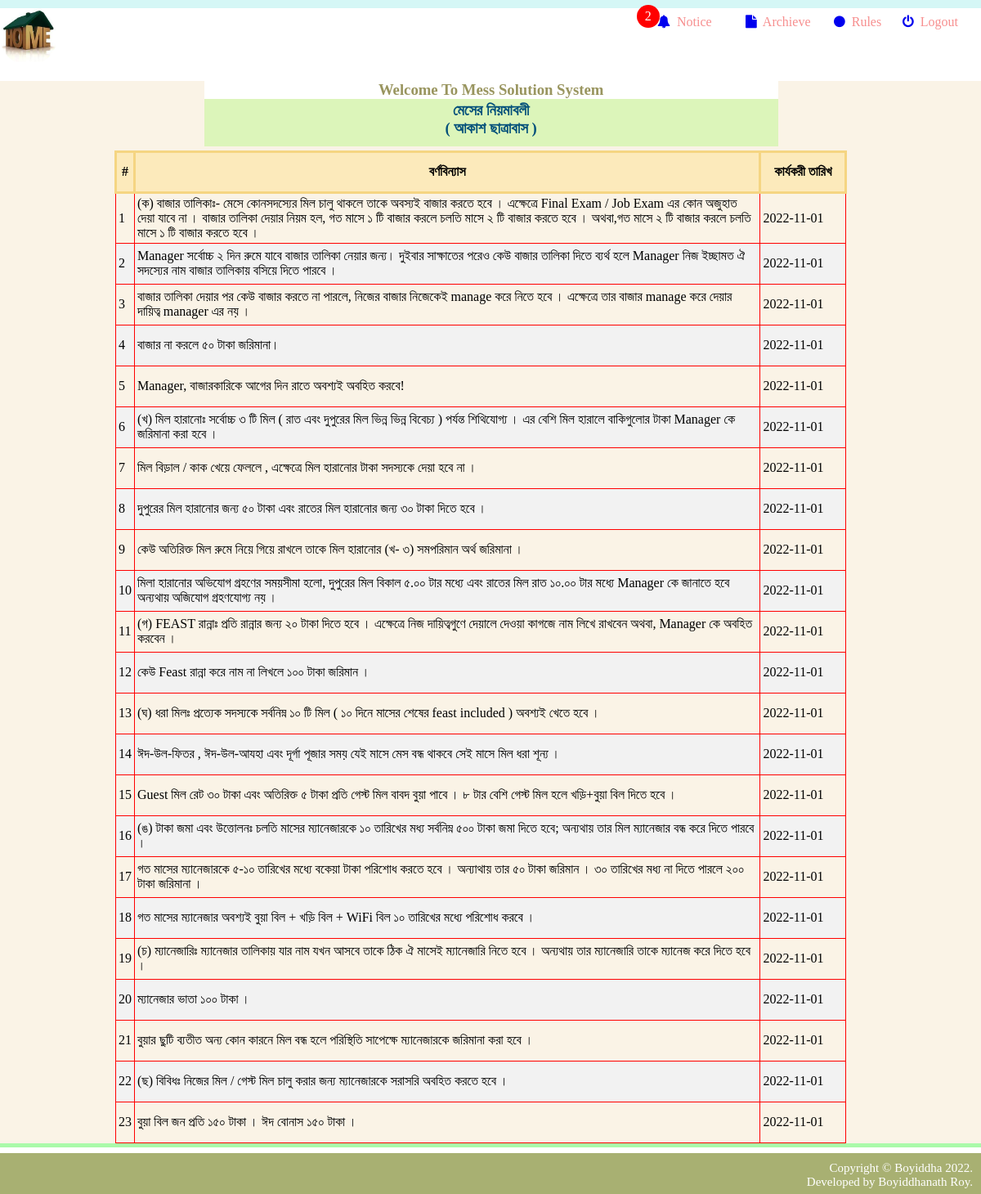
Screenshot of /member/rules.php (signed in) with the database file from the repository.
### tables this page shows
CREATE TABLE `rules` (
  `sl_no` int(11) NOT NULL,
  `description` varchar(500) NOT NULL,
  `effective_date` date NOT NULL
);

### member/rules.php (the view, shortened to what this page needs)
<?php
	include 'database/Connection.php';
?>
<html lang="en">
<head>
	<link rel="stylesheet" href="https://cdnjs.cloudflare.com/ajax/libs/font-awesome/4.7.0/css/font-awesome.min.css">
</head>
<body>
	<div class="first">
    </div>
	<div class="navbar">
	    <div class="nav1">
			<a class="home" href="index.php" ><img width="70px" height="70px" src="img/logo.jpg"></a>
		</div>
		 <div class="nav2">
			<a href="notice.php" class="notification" style="text-decoration:none;">
					<?php
						$q="select * from noticeboard";
						$res=$conn->query($q);
						$num=$res->num_rows;
						if($num>0){
					?>
						<span class="badge"> <?php echo $num;  ?> </span>
					<?php
						}
					?>
				<i class="fa fa-bell"></i>&nbsp <span style="color:#f78f8f;">Notice</span>
			</a>
		 </div>
		 <div class="nav3">
			<a href="archieve.php" style="text-decoration:none;">
				<i class="fa fa-file"></i>&nbsp <span style="color:#f78f8f;">Archieve</span>
			</a>
		 </div>
		<div class="nav4">
			<a href="rules.php" style="text-decoration:none;">
				<i class="fa fa-circle"></i>&nbsp <span style="color:#f78f8f;">Rules</span>
			</a>
		 </div>
		 <div class="nav5">
			<a href="logout.php" style="text-decoration:none;">
				<i class="fa fa-power-off"></i>&nbsp <span style="color:#f78f8f;">Logout</span>
			</a>
		 </div>
	</div>
	<div class="container">
		<div class="child">
			<h3 style="margin-left:12%;text-align: center;color:#99955f;height:30px;background:white;width:65%;" >Welcome To Mess Solution System
			<p class="child2" > মেসের নিয়মাবলী <br> ( আকাশ ছাত্রাবাস ) </p>
		</div>
		<div class="wrap">
			<div class ="wrp">
				<table >
					<thead >
						<tr >
							<th>#</th>
							<th>বর্ণবিন্যাস </th>
							<th style="width:100px;" >কার্যকরী তারিখ</th>
						</tr>
					</thead>
					<tbody>
					  <?php
							$query = "SELECT * FROM rules";
							$rs = $conn->query($query);
							$num = $rs->num_rows;
							$sn=0;
							if($num > 0){
								while ($rows = $rs->fetch_assoc()) {
									$sn = $sn + 1;
									echo"
										<tr>
										<td>".$sn."</td>
										<td>".$rows['description']."</td>
										<td>".$rows['effective_date']."</td>
										</tr>";
								}
							}
							else{
								 echo "<div class='alert'>
									<span class='closebtn' onclick=\"this.parentElement.style.display='none';\">&times;</span>
									<strong>No Record Found!</strong>
									</div>";
							}
						  ?>
					</tbody>
				</table>
			</div>
		</div>
	</div>
	<div style="margin:0;padding:0;background-color:#aafaaa;height:5px;"></div>
	<div class="footer">
		Copyright &copy; Boyiddha 2022.<br> Developed by Boyiddhanath Roy.
	</div>
</body>
</html>

### member/rules.php (style rules this page uses)
body { margin:0; padding:0; }
.first { background-color: #d5f7f6; height:10px; }
.nav1 { width:67%; float:left; padding-top:0px; }
.home { -webkit-transition-duration: 0.4s; transition-duration: 0.4s; }
.nav2 { width:9%; float:left; text-align:left; padding-top:8px; color:#f78f8f; }
.nav3 { width:9%; float:left; text-align:left; padding-top:8px; color:#f78f8f; }
.nav4 { width:7%; float:left; text-align:left; padding-top:8px; color:#f78f8f; }
.nav5 { width:8%; float:left; text-align:left; padding-top:8px; color:#f78f8f; }
.container { background-color:#faf3e6; min-height:477px; }
.child { margin-left:10%; margin-bottom:10px; }
.child2 { position:relative; margin:0; background-color:#dcf5ba; height:55px; color:#02507a; text-align:center; padding-top:3px; animation:title; animation-duration:3s; animation-iteration-count:infinite; }
.wrap { margin-left:10%; margin-top:48px; height:auto; }
.wrp { margin-left:20px; margin-top:5px; height:auto; width:83%; overflow-x:auto; overflow-y:scroll; }
table { border-collapse: collapse; border-spacing: 0; border: 1px solid green; width:auto; margin-top:7px; }
td { text-align: left; padding:3px; border: 1px solid red; }
tr { height:50px; }
th { height:35px; text-aign:left; border:3px solid #f5d582 ; position:sticky; top: 0px; background:#fceabb; }
tr:nth-child(even) { background-color: #f2f2f2 }
.navbar:after { content: ''; display: table; clear: both; }
.wrap:after { content:''; display:table; clear:both; }
.notification { position: relative; }
.notification .badge { position: absolute; top: -12px; right: 64px; padding: 5px 10px; border-radius: 50%; background-color: red; color: white; }
.footer { background-color: #a8b072; color: white; padding: 10px; text-align: right; font-size: 15px; height:30px; margin-top:7px; }
.footer::after { display: table; content: ''; clear: both; }
img { border-radius:50px; }

### rows the page displays
rules: description "(ক) বাজার তালিকাঃ- মেসে কোনসদস্যের মিল চালু থাকলে তাকে অবস্যই বাজার করতে হবে । এক্ষেত্রে Final Exam / Job Exam এর কোন অজুহাত দেয়া যাবে না । বাজার তালিকা দেয়ার নিয়ম হল, গত মাসে ১ টি বাজার করলে চলতি মাসে ২ টি বাজার করতে হবে । অথবা,গত মাসে ২ টি বাজার করলে চলতি মাসে ১ টি বাজার করতে হবে ।", effective_date "2022-11-01"
rules: description "Manager সর্বোচ্চ ২ দিন রুমে যাবে বাজার তালিকা নেয়ার জন্য। দুইবার সাক্ষাতের পরেও কেউ বাজার তালিকা দিতে ব্যর্থ হলে Manager নিজ ইচ্ছামত ঐ সদস্যের নাম বাজার তালিকায় বসিয়ে দিতে পারবে ।", effective_date "2022-11-01"
rules: description "বাজার তালিকা দেয়ার পর কেউ বাজার করতে না পারলে, নিজের বাজার নিজেকেই manage করে নিতে হবে । এক্ষেত্রে তার বাজার manage করে দেয়ার দায়িত্ব manager এর নয় ।", effective_date "2022-11-01"
rules: description "বাজার না করলে ৫০ টাকা জরিমানা।", effective_date "2022-11-01"
rules: description "Manager, বাজারকারিকে আগের দিন রাতে অবশ্যই অবহিত করবে!", effective_date "2022-11-01"
rules: description "(খ) মিল হারানোঃ সর্বোচ্চ ৩ টি মিল ( রাত এবং দুপুরের মিল ভিন্ন ভিন্ন বিবেচ্য ) পর্যন্ত শিথিযোগ্য । এর বেশি মিল হারালে বাকিগুলোর টাকা Manager কে জরিমানা করা হবে ।", effective_date "2022-11-01"
rules: description "মিল বিড়াল / কাক খেয়ে ফেললে , এক্ষেত্রে মিল হারানোর টাকা সদস্যকে দেয়া হবে না ।", effective_date "2022-11-01"
rules: description "দুপুরের মিল হারানোর জন্য ৫০ টাকা এবং রাতের মিল হারানোর জন্য ৩০ টাকা দিতে হবে ।", effective_date "2022-11-01"
rules: description "কেউ অতিরিক্ত মিল রুমে নিয়ে গিয়ে রাখলে তাকে মিল হারানোর (খ- ৩) সমপরিমান অর্থ জরিমানা ।", effective_date "2022-11-01"
rules: description "মিলা হারানোর অভিযোগ গ্রহণের সময়সীমা হলো, দুপুরের মিল বিকাল ৫.০০ টার মধ্যে এবং রাতের মিল রাত ১০.০০ টার মধ্যে Manager কে জানাতে হবে অন্যথায় অজিযোগ গ্রহণযোগ্য নয় ।", effective_date "2022-11-01"
rules: description "(গ) FEAST রান্নাঃ প্রতি রান্নার জন্য ২০ টাকা দিতে হবে । এক্ষেত্রে নিজ দায়িত্বগুণে দেয়ালে দেওয়া কাগজে নাম লিখে রাখবেন অথবা, Manager কে অবহিত করবেন ।", effective_date "2022-11-01"
rules: description "কেউ Feast রান্না করে নাম না লিখলে ১০০ টাকা জরিমান ।", effective_date "2022-11-01"
rules: description "(ঘ) ধরা মিলঃ প্রত্যেক সদস্যকে সর্বনিম্ন ১০ টি মিল ( ১০ দিনে মাসের শেষের feast included ) অবশ্যই খেতে হবে ।", effective_date "2022-11-01"
rules: description "ঈদ-উল-ফিতর , ঈদ-উল-আযহা এবং দূর্গা পূজার সময় যেই মাসে মেস বন্ধ থাকবে সেই মাসে মিল ধরা শূন্য ।", effective_date "2022-11-01"
rules: description "Guest মিল রেট ৩০ টাকা এবং অতিরিক্ত ৫ টাকা প্রতি গেস্ট মিল বাবদ বুয়া পাবে । ৮ টার বেশি গেস্ট মিল হলে খড়ি+বুয়া বিল দিতে হবে ।", effective_date "2022-11-01"
rules: description "(ঙ) টাকা জমা এবং উত্তোলনঃ চলতি মাসের ম্যানেজারকে ১০ তারিখের মধ্য সর্বনিম্ন ৫০০ টাকা জমা দিতে হবে; অন্যথায় তার মিল ম্যানেজার বন্ধ করে দিতে পারবে ।", effective_date "2022-11-01"
rules: description "গত মাসের ম্যানেজারকে ৫-১০ তারিখের মধ্যে বকেয়া টাকা পরিশোধ করতে হবে । অন্যাথায় তার ৫০ টাকা জরিমান । ৩০ তারিখের মধ্য না দিতে পারলে ২০০ টাকা জরিমানা ।", effective_date "2022-11-01"
rules: description "গত মাসের ম্যানেজার অবশ্যই বুয়া বিল + খড়ি বিল + WiFi বিল ১০ তারিখের মধ্যে পরিশোধ করবে ।", effective_date "2022-11-01"
rules: description "(চ) ম্যানেজারিঃ ম্যানেজার তালিকায় যার নাম যখন আসবে তাকে ঠিক ঐ মাসেই ম্যানেজারি নিতে হবে । অন্যথায় তার ম্যানেজারি তাকে ম্যানেজ করে দিতে হবে ।", effective_date "2022-11-01"
rules: description "ম্যানেজার ভাতা ১০০ টাকা ।", effective_date "2022-11-01"
rules: description "বুয়ার ছুটি ব্যতীত অন্য কোন কারনে মিল বন্ধ হলে পরিস্থিতি সাপেক্ষে ম্যানেজারকে জরিমানা করা হবে ।", effective_date "2022-11-01"
rules: description "(ছ) বিবিধঃ নিজের মিল / গেস্ট মিল চালু করার জন্য ম্যানেজারকে সরাসরি অবহিত করতে হবে ।", effective_date "2022-11-01"
rules: description "বুয়া বিল জন প্রতি ১৫০ টাকা । ঈদ বোনাস ১৫০ টাকা ।", effective_date "2022-11-01"

### other values shown
$num "2"
